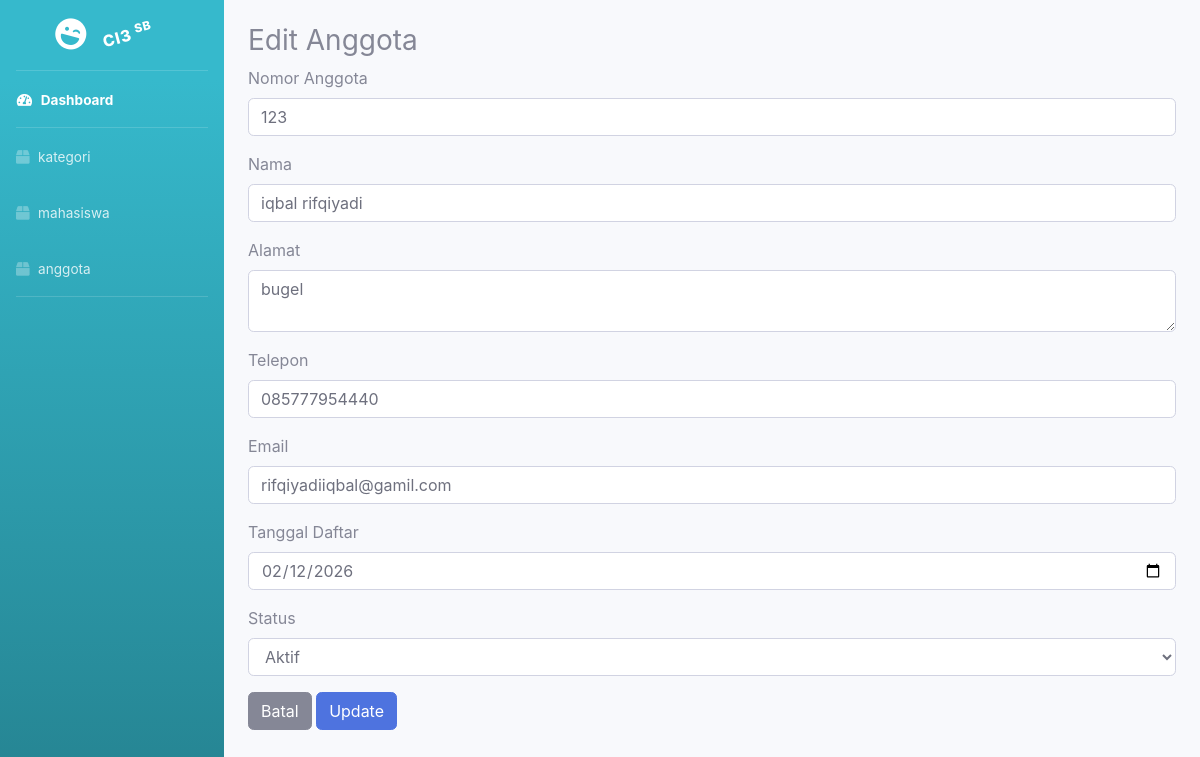
/anggota/edit/2, run on the app's committed database.
### tables this page shows
CREATE TABLE `anggota` (
  `id` int(11) NOT NULL,
  `nomor_anggota` varchar(50) DEFAULT NULL,
  `nama` varchar(100) DEFAULT NULL,
  `alamat` text DEFAULT NULL,
  `telepon` varchar(20) DEFAULT NULL,
  `email` varchar(100) DEFAULT NULL,
  `tanggal_daftar` date DEFAULT NULL,
  `status` varchar(20) DEFAULT 'aktif'
);

### application/controllers/anggota.php (called while the page is built, shortened)
<?php
class Anggota extends CI_Controller {
    public function __construct(){
        $this->load->model('Anggota_model');
        $this->load->library('form_validation');
    }
    public function edit($id){
        $data['anggota'] = $this->Anggota_model->getById($id);
        $this->load->view('anggota/edit', $data);
    }
}

### index.php (called while the page is built, shortened)
<?php
require_once BASEPATH.'core/CodeIgniter.php';

### application/models/Anggota_model.php (called while the page is built, shortened)
<?php
class Anggota_model extends CI_Model {
    public function getById($id){
        return $this->db->get_where('anggota', ['id' => $id])->row();
    }
}

### application/views/anggota/edit.php (the view, shortened to what this page needs)
<div id="content-wrapper" class="d-flex flex-column">
  <div id="content">
    <div class="container-fluid mt-4">
      <h3>Edit Anggota</h3>
      <form action="<?= base_url('anggota/update/'.$anggota->id) ?>" method="post">
        <div class="form-group">
          <label>Nomor Anggota</label>
          <input type="text" name="nomor" class="form-control"
                 value="<?= set_value('nomor', $anggota->nomor_anggota) ?>">
        </div>
        <div class="form-group">
          <label>Nama</label>
          <input type="text" name="nama" class="form-control"
                 value="<?= set_value('nama', $anggota->nama) ?>">
        </div>
        <div class="form-group">
          <label>Alamat</label>
          <textarea name="alamat" class="form-control"><?= set_value('alamat', $anggota->alamat) ?></textarea>
        </div>
        <div class="form-group">
          <label>Telepon</label>
          <input type="text" name="telepon" class="form-control"
                 value="<?= set_value('telepon', $anggota->telepon) ?>">
        </div>
        <div class="form-group">
          <label>Email</label>
          <input type="text" name="email" class="form-control"
                 value="<?= set_value('email', $anggota->email) ?>">
        </div>
        <div class="form-group">
          <label>Tanggal Daftar</label>
          <input type="date" name="tanggal" class="form-control"
                 value="<?= set_value('tanggal', $anggota->tanggal_daftar) ?>">
        </div>
        <div class="form-group">
          <label>Status</label>
          <select name="status" class="form-control">
            <option value="aktif"    <?= $anggota->status == 'aktif'    ? 'selected' : '' ?>>Aktif</option>
          </select>
        </div>
        <a href="<?= base_url('anggota') ?>" class="btn btn-secondary">Batal</a>
        <button type="submit" class="btn btn-primary">Update</button>
      </form>
    </div>
  </div>
</div>

### data on the page
anggota: nomor "123", nama "iqbal rifqiyadi", alamat "bugel", telepon "085777954440", email "rifqiyadiiqbal@gamil.com", tanggal "02/12/2026", status "Aktif"
